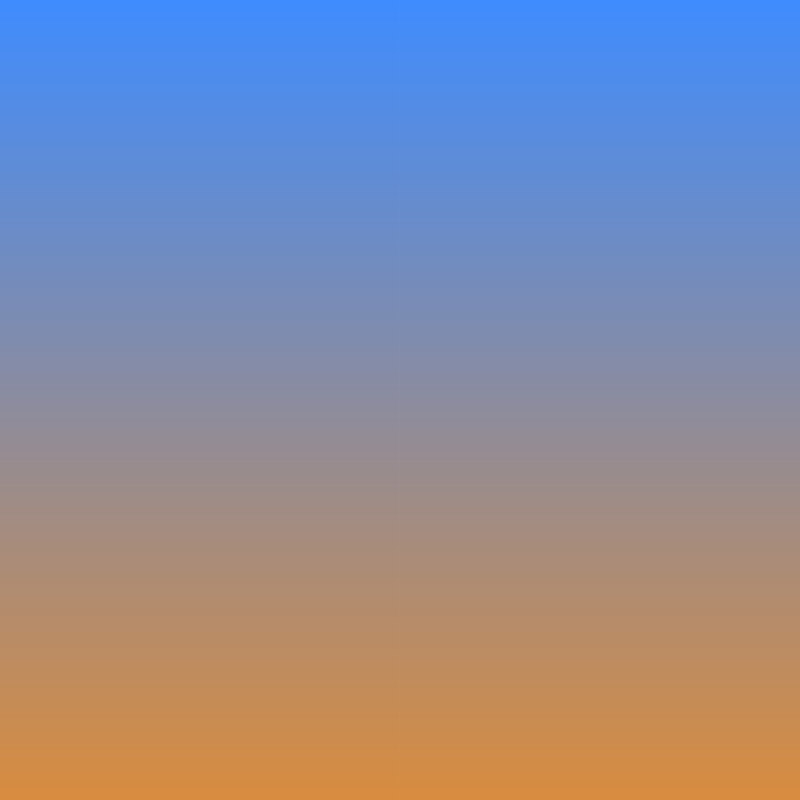
Frame 1 (no input)
Frame 60 (no input): identical to frame 1, image omitted
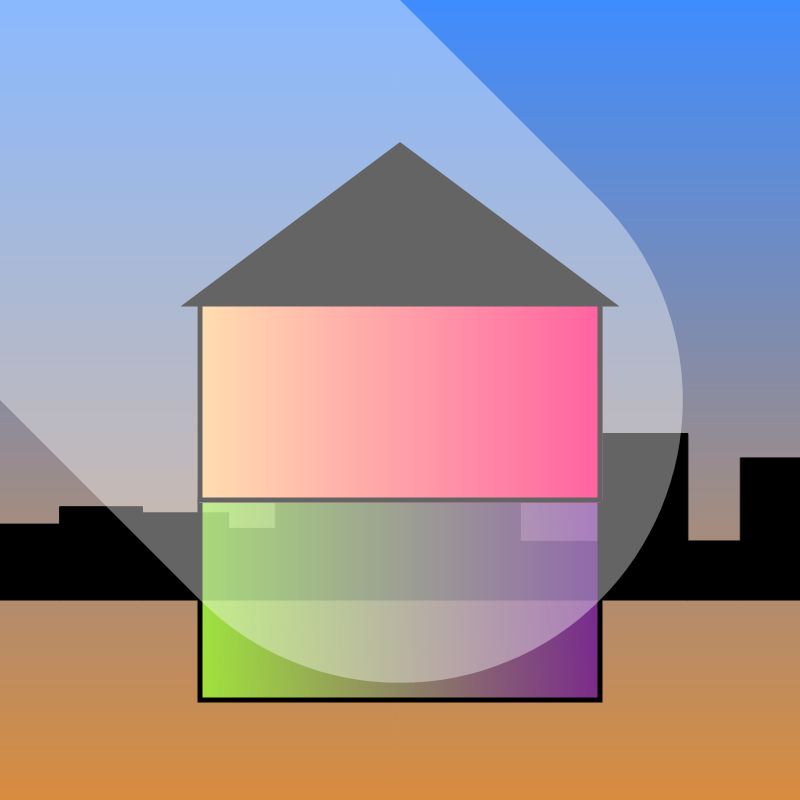
Frame 120 (the mouse pressed at the canvas centre since frame 60)

The p5.js sketch that drew these frames (run headless with seeded random() and noise() and a simulated clock; from frame 60 on, the mouse is pressed at the canvas centre):

// p5.js sketch
// ── sketch.js
// Constants
var Y_AXIS = 1, X_AXIS = 0;
var c1, c2;

function setup() {
  createCanvas(800, 800);

  // Define colors
  c2 = color(204, 102, 0);
  c1 = color(0, 102, 255);
  
  c3 = color(255, 200, 125);
  c4 = color(255, 0, 100);
  
  c5 = color(150, 255, 50);
  c6 = color(100, 10, 155);
  
  setGradient(0, 0, width, height, c1, c2, Y_AXIS);
}

function draw() {
  fill(255, 100);
  stroke(255, 100)
  var weight = dist(mouseX, mouseY, pmouseX, pmouseY);
  strokeWeight(weight);
  line(mouseX, mouseY, pmouseX, pmouseY);
}

function mousePressed() {
  // Background
    
  var x = -20;
  var w = 0;
  var h = 0;
  while (x < width) {
    w = random(30, 100);
    h = random(50, 175);
    fill(0);
    stroke(0);
    strokeWeight(1);
    rect(x, height-h-200, w, h);
    x += w;
  }
  
  push();
  translate(0, -100)
  setGradient(width/4, height-height/4, width/2, height/4, c5, c6, X_AXIS);
  stroke(0);
  strokeWeight(5);
  noFill();
  rect(width/4, height-height/4, width/2, height/4);
  setGradient(width/4, height-height/2, width/2, height/4, c3, c4, X_AXIS);
  stroke(0);
  strokeWeight(5);
  noFill();
  rect(width/4, height-height/2, width/2, height/4);
  fill(0);
  strokeWeight(13);
  triangle(width/4, height-height/2, width-width/4, height-height/2, width/2, 250);
  pop();

}

function setGradient(x, y, w, h, c1, c2, axis) {

  noFill();

  if (axis == Y_AXIS) {  // Top to bottom gradient
    for (var i = y; i <= y+h; i++) {
      var inter = map(i, y, y+h, 0, 1);
      var c = lerpColor(c1, c2, inter);
      stroke(c);
      line(x, i, x+w, i);
    }
  }  
  else if (axis == X_AXIS) {  // Left to right gradient
    for (var i = x; i <= x+w; i++) {
      var inter = map(i, x, x+w, 0, 1);
      var c = lerpColor(c1, c2, inter);
      stroke(c);
      line(i, y, i, y+h);
    }
  }
}
